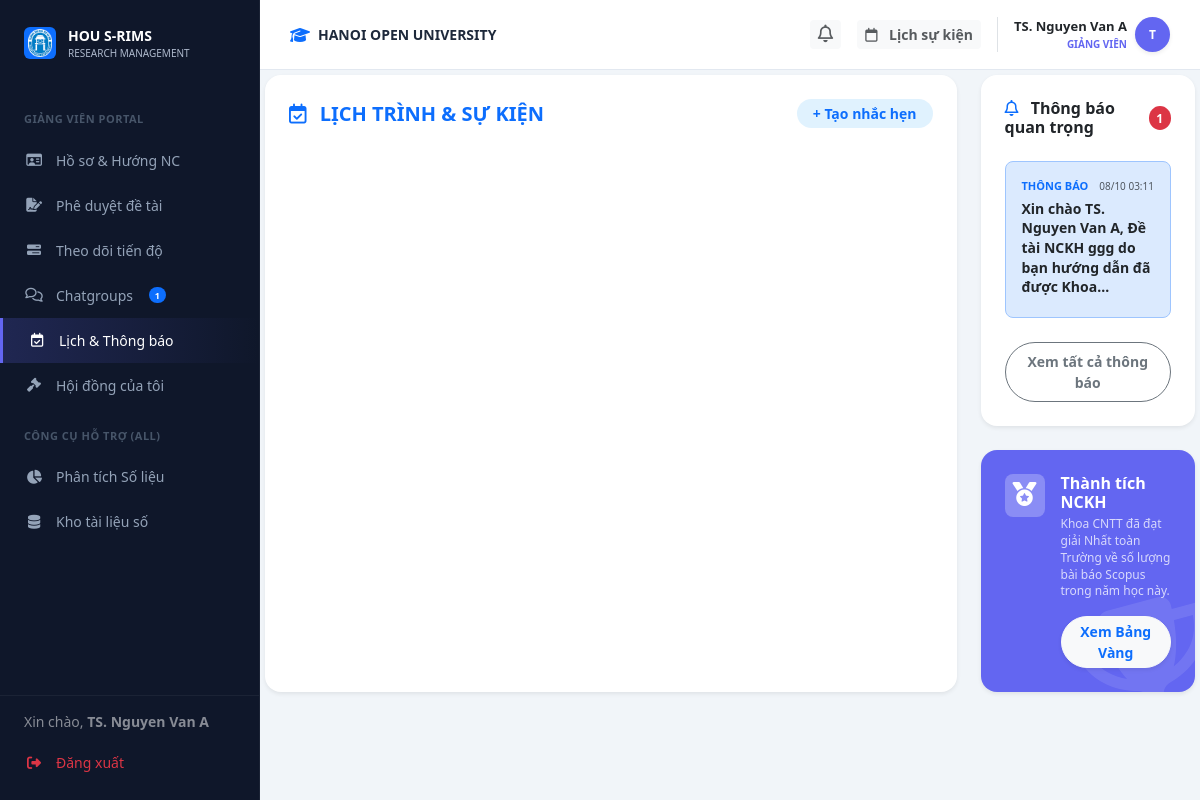
Before: /lecturer/calendar (signed in) with the older database file.
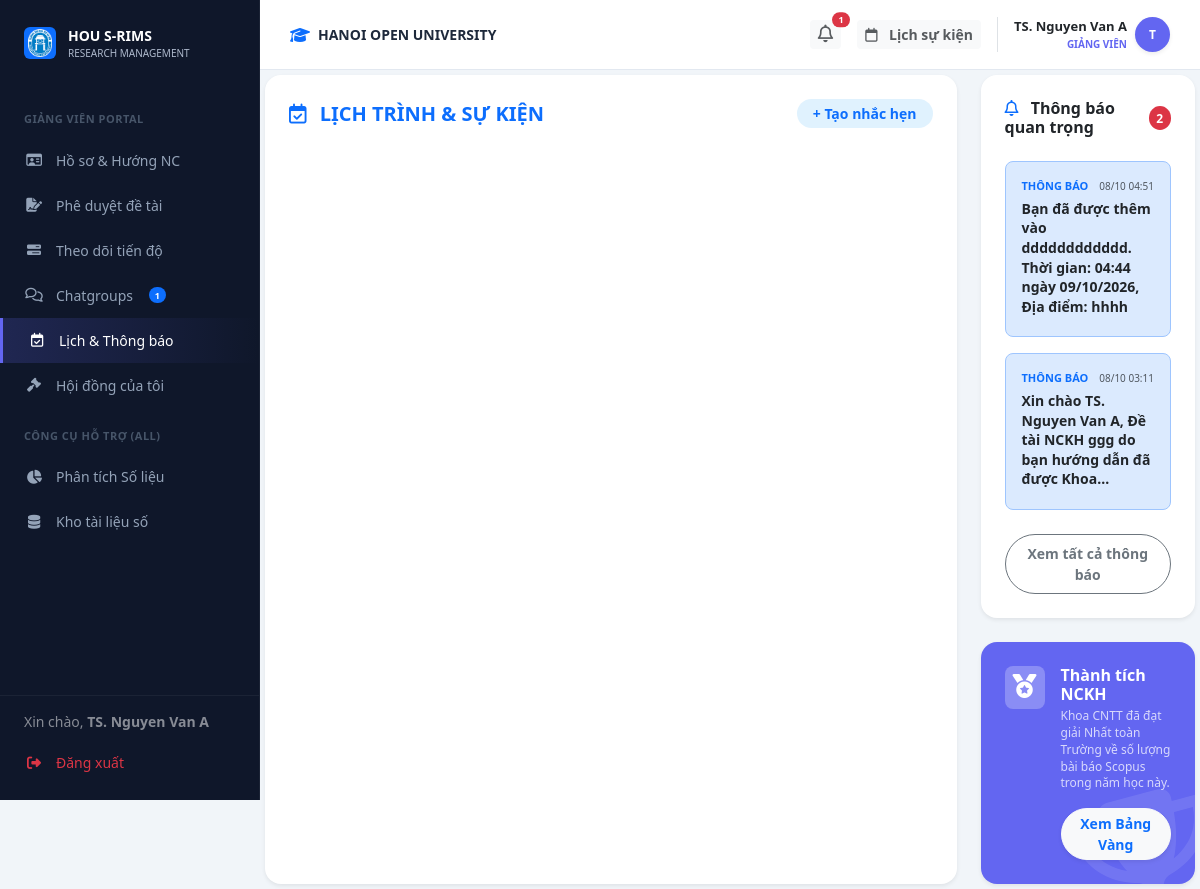
After: the same page with the newer database file.
### models.py (models this page shows)
class User(db.Model):
    __tablename__ = 'users'
    id = db.Column(db.Integer, primary_key=True)
    username = db.Column(db.String(50), unique=True, nullable=False)
    password_hash = db.Column(db.String(128), nullable=False)
    full_name = db.Column(db.String(100), nullable=False)
    email = db.Column(db.String(120), unique=True, nullable=False)
    phone = db.Column(db.String(20), nullable=True)
    bio = db.Column(db.Text, nullable=True)
    role = db.Column(db.String(20), nullable=False) # Admin, Lecturer, Student
    student_id = db.Column(db.String(20), nullable=True)   # MSSV for students
    faculty = db.Column(db.String(100), nullable=True)      # faculty / department
    topics_mentored = db.relationship('Topic', backref='mentor', lazy=True)
    group_memberships = db.relationship('GroupMember', backref='student', lazy=True)

class Notification(db.Model):
    __tablename__ = 'notifications'
    id = db.Column(db.Integer, primary_key=True)
    user_id = db.Column(db.Integer, db.ForeignKey('users.id'), nullable=False)
    content = db.Column(db.String(255), nullable=False)
    is_read = db.Column(db.Boolean, default=False)
    created_at = db.Column(db.DateTime, default=datetime.utcnow)

### routes/lecturer_bp.py (the view)
@lecturer_bp.route('/calendar')
def calendar():
    user_id = session.get('user_id')
    my_topics = Topic.query.join(Batch).filter(Topic.mentor_id == user_id, Topic.status == 'approved', Batch.status == 'active').all()
    return render_template('lecturer/calendar.html', my_topics=my_topics)

### routes/lecturer_bp.py (called while the page is built)
@lecturer_bp.before_request
def require_lecturer():
    if session.get('role') != 'lecturer':
        return redirect(url_for('auth.login'))

### templates/lecturer/calendar.html (shortened to what this page needs)
{% extends "layouts/lecturer_layout.html" %}
{% block lecturer_content %}
<div id="view-l-calendar" class="fade-in ">
                <div class="row g-4">
                    <div class="col-xl-9 col-lg-8 col-12">
                        <div class="card border-0 shadow-sm rounded-4 p-4 h-100" style="min-width: 0;">
                            <div class="d-flex justify-content-between align-items-center mb-4">
                                <h5 class="fw-bold mb-0 text-primary"><i class="fa-regular fa-calendar-check me-2"></i> LỊCH TRÌNH & SỰ KIỆN</h5>
                                <button class="btn btn-primary-subtle text-primary fw-bold btn-sm rounded-pill px-3" data-bs-toggle="modal" data-bs-target="#modalCreateEvent">
                                    + Tạo nhắc hẹn
                                </button>
                            </div>
                            <div id="calendar" style="min-height: 500px;"></div>
                        </div>
                    </div>
                    <div class="col-xl-3 col-lg-4 col-12 d-flex flex-column gap-4">
                        <div class="card border-0 shadow-sm rounded-4 p-4">
                            <h6 class="fw-bold mb-4 d-flex justify-content-between align-items-center">
                                <span><i class="fa-regular fa-bell me-2 text-primary"></i> Thông báo quan trọng</span>
                                {% if notifications and notifications|length > 0 %}
                                <span class="badge bg-danger rounded-circle small" style="width: 24px; height: 24px; line-height: 18px;">{{ notifications|length }}</span>
                                {% endif %}
                            </h6>
                            {% if notifications %}
                                {% for notif in notifications[:5] %}
                                <div class="p-3 rounded-3 mb-3 bg-primary-subtle bg-opacity-25 border border-primary-subtle cursor-pointer notif-card-item" onclick="readNotification({{ notif.id }}, decodeURIComponent('{{ notif.content | urlencode }}'), false)">
                                    <div class="d-flex align-items-center gap-2 mb-1">
                                        <span class="fw-bold text-primary" style="font-size: 11px;">THÔNG BÁO</span>
                                        <span class="text-muted ms-auto" style="font-size: 10px;">{{ notif.created_at.strftime('%d/%m %H:%M') if notif.created_at else '' }}</span>
                                    </div>
                                    <div class="fw-bold text-dark small mb-1" style="line-height: 1.4;">
                                        {{ notif.content | striptags | truncate(80) | safe }}
                                    </div>
                                </div>
                                {% endfor %}
                            {% else %}
                                <div class="text-muted small text-center py-3">Không có thông báo mới</div>
                            {% endif %}
                            <button class="btn btn-outline-secondary rounded-pill w-100 fw-bold btn-sm py-2 mt-2" onclick="showAllNotifications()">Xem tất cả thông báo</button>
                        </div>
                        <div class="card border-0 shadow-sm rounded-4 p-4 text-white position-relative overflow-hidden mt-auto" style="background-color: #6366f1;">
                            <div class="d-flex align-items-start gap-3 position-relative" style="z-index: 2;">
                                <div class="bg-white bg-opacity-25 p-2 rounded-3">
                                    <i class="fa-solid fa-medal fs-4 text-white"></i>
                                </div>
                                <div>
                                    <h6 class="fw-bold mb-1">Thành tích NCKH</h6>
                                    <p class="small opacity-75 mb-3" style="font-size: 12px; line-height: 1.4;">Khoa CNTT đã đạt giải Nhất toàn Trường về số lượng bài báo Scopus trong năm học này.</p>
                                    <button class="btn btn-light text-primary fw-bold rounded-pill w-100 btn-sm shadow-sm">Xem Bảng Vàng</button>
                                </div>
                            </div>
                        </div>
                    </div>
                </div>
        </div>
{% endblock %}

### templates/layouts/lecturer_layout.html (shortened to what this page needs)
{% extends "base.html" %}
{% block content %}
        <div class="top-bar">
            <div class="d-flex align-items-center gap-2">
                <i class="fa-solid fa-graduation-cap text-primary"></i>
                <span class="fw-bold text-uppercase small">HANOI OPEN UNIVERSITY</span>
            </div>
            <div class="d-flex align-items-center gap-3">
                <div class="dropdown">
                    <button class="btn btn-light border-0 btn-sm fw-bold text-muted position-relative" type="button" data-bs-toggle="dropdown" aria-expanded="false">
                        <i class="fa-regular fa-bell" style="font-size: 1.1rem;"></i>
                        {% set unread_count = notifications|selectattr('is_read', 'equalto', false)|list|length %}
                        {% if unread_count > 0 %}
                        <span class="position-absolute top-0 start-100 translate-middle badge rounded-pill bg-danger" style="font-size: 9px; min-width: 18px;">
                            {{ unread_count }}
                        </span>
                        {% endif %}
                    </button>
                </div>
                <a class="btn btn-light border-0 btn-sm fw-bold text-muted" href="/lecturer/calendar">
                    <i class="fa-regular fa-calendar me-2"></i> Lịch sự kiện
                </a>
                <div class="dropdown border-start ps-3">
                    <div class="d-flex align-items-center gap-2 cursor-pointer dropdown-toggle no-arrow" data-bs-toggle="dropdown">
                        <div class="text-end">
                            <div class="fw-bold text-dark" style="font-size: 13px;">
                                {{ current_user.full_name if current_user else 'Giảng Viên' }}
                            </div>
                            <div class="fw-bold text-uppercase" style="font-size: 10px; color: #6366f1 !important;">
                                GIẢNG VIÊN
                            </div>
                        </div>
                        <div class="rounded-circle text-white d-flex align-items-center justify-content-center fw-bold shadow-sm" style="width: 35px; height: 35px; font-size: 12px; background: #6366f1 !important;">
                            {{ current_user.full_name[0] | upper if current_user and current_user.full_name else 'G' }}
                        </div>
                    </div>
                </div>
            </div>
        </div>
    <div class="content-area flex-grow-1 d-flex flex-column">
<div class="content-body flex-grow-1 d-flex flex-column">
{% block lecturer_content %}{% endblock %}
</div>
</div>
                            {% set has_topic = false %}
{% endblock %}

### templates/base.html (shortened to what this page needs)
<!DOCTYPE html>
<html lang="vi">
<head>
    <link href="https://cdn.jsdelivr.net/npm/bootstrap@5.3.0/dist/css/bootstrap.min.css" rel="stylesheet">
    <link rel="stylesheet" href="https://cdnjs.cloudflare.com/ajax/libs/font-awesome/6.4.0/css/all.min.css">
    <link rel="stylesheet" href="{{ url_for('static', filename='assets/css/style.css') }}?v=2">
    <link href="https://cdn.jsdelivr.net/npm/sweetalert2@11/dist/sweetalert2.min.css" rel="stylesheet">
    <link href="https://cdn.jsdelivr.net/npm/quill@1.3.6/dist/quill.snow.css" rel="stylesheet">
</head>
<body>
    <div class="toast-container position-fixed bottom-0 end-0 p-3" style="z-index: 1100">
    </div>
    {% include 'components/sidebar.html' %}
    <div class="main-content d-flex flex-column">
        {% block content %}
        {% endblock %}
    </div>
</body>
</html>

### templates/components/sidebar.html (shortened to what this page needs)
<div class="sidebar">
    <div class="sidebar-logo">
        <div class="d-flex align-items-center justify-content-center bg-primary rounded p-1" style="width: 32px; height: 32px;">
            <img src="{{ url_for('static', filename='assets/images/logo.png') }}" alt="" style="max-width:100%;">
        </div>
        <div>
            <div class="fw-bold text-white" style="font-size: 14px;">HOU S-RIMS</div>
            <div style="font-size: 10px; color: #aeb9cc;">RESEARCH MANAGEMENT</div>
        </div>
    </div>
    <div class="sidebar-menu-wrapper" style="flex: 1; overflow-y: auto; padding-bottom: 100px;">
    {% if session.get('role') == 'lecturer' %}
    <div class="menu-category">GIẢNG VIÊN PORTAL</div>
    <a href="{{ url_for('lecturer.dashboard') }}" class="nav-link {{ 'active-purple' if request.endpoint == 'lecturer.dashboard' else '' }}">
        <i class="fa-regular fa-id-card"></i> Hồ sơ & Hướng NC
    </a>
    <a href="{{ url_for('lecturer.approve') }}" class="nav-link {{ 'active-purple' if request.endpoint == 'lecturer.approve' else '' }}">
        <i class="fa-solid fa-file-signature"></i> Phê duyệt đề tài
    </a>
    <a href="{{ url_for('lecturer.progress') }}" class="nav-link {{ 'active-purple' if request.endpoint == 'lecturer.progress' else '' }}">
        <i class="fa-solid fa-bars-progress"></i> Theo dõi tiến độ
    </a>
    <a href="{{ url_for('lecturer.chat') }}" class="nav-link {{ 'active-purple' if request.endpoint == 'lecturer.chat' else '' }}">
        <i class="fa-regular fa-comments"></i> Chatgroups
        {% set group_count = global_my_groups_count if global_my_groups_count is defined else (my_groups | length if my_groups is defined else 0) %}
        {% if group_count > 0 %}<span class="badge bg-primary rounded-pill ms-1" style="font-size: 9px;">{{ group_count }}</span>{% endif %}
    </a>
    <a href="{{ url_for('lecturer.calendar') }}" class="nav-link {{ 'active-purple' if request.endpoint == 'lecturer.calendar' else '' }}">
        <i class="fa-regular fa-calendar-check"></i> Lịch & Thông báo
    </a>
    <a href="{{ url_for('lecturer.council') }}" class="nav-link {{ 'active-purple' if request.endpoint == 'lecturer.council' else '' }}">
        <i class="fa-solid fa-gavel"></i> Hội đồng của tôi
    </a>
    {% endif %}
    <div class="menu-category">CÔNG CỤ HỖ TRỢ (ALL)</div>
    <a href="{{ url_for('web.analysis_page') }}" class="nav-link {{ 'active-main' if request.endpoint == 'web.analysis_page' else '' }}">
        <i class="fa-solid fa-chart-pie"></i> Phân tích Số liệu
    </a>
    <a href="{{ url_for('web.repository_page') }}" class="nav-link {{ 'active-main' if request.endpoint == 'web.repository_page' else '' }}">
        <i class="fa-solid fa-database"></i> Kho tài liệu số
    </a>
    </div>
    <div class="sidebar-footer" style="position: absolute; bottom: 0; left: 0; right: 0; background: var(--sidebar-bg); border-top: 1px solid rgba(255,255,255,0.05); padding: 15px 0;">
        <div class="px-4 mb-2 text-white small opacity-50">
            Xin chào, <strong>{{ session.get('user_name', 'Khách') }}</strong>
        </div>
        <a href="{{ url_for('auth.logout') }}" class="nav-link text-danger">
            <i class="fa-solid fa-right-from-bracket"></i> Đăng xuất
        </a>
    </div>
</div>

### static/assets/css/style.css (style rules this page uses)
:root { --primary-blue: #2563eb; --primary-purple: #6366f1; --student-gradient: linear-gradient(135deg, #6366f1 0%, #8b5cf6 100%); --rank-a: #10b981; --rank-b: #3b82f6; --rank-c: #f59e0b; --rank-d: #94a3b8; --sidebar-bg: #0f172a; --sidebar-text: #94a3b8; --bg-body: #f1f5f9; --text-dark: #1e293b; --text-gray: #64748b; --border-color: #e2e8f0; }
* { box-sizing: border-box; }
body { background-color: var(--bg-body); font-family: 'Segoe UI', system-ui, -apple-system, sans-serif; color: var(--text-dark); overflow-x: hidden; margin: 0; }
a { text-decoration: none !important; }
.sidebar { background-color: var(--sidebar-bg); width: 260px; height: 100vh; position: fixed; top: 0; left: 0; z-index: 1000; padding-top: 25px; display: flex; flex-direction: column; border-right: 1px solid rgba(255,255,255,0.05); }
.sidebar-logo { padding: 0 24px 30px; display: flex; align-items: center; gap: 12px; }
.menu-category { font-size: 11px; text-transform: uppercase; color: #475569; padding: 0 24px; margin-bottom: 10px; margin-top: 20px; font-weight: 700; letter-spacing: 0.5px; }
.nav-link { color: var(--sidebar-text); padding: 12px 24px; display: flex; align-items: center; gap: 12px; font-size: 14px; font-weight: 500; transition: all 0.2s ease; }
.nav-link i { width: 20px; text-align: center; }
.nav-link.active-purple { background: linear-gradient(90deg, rgba(99, 102, 241, 0.2) 0%, transparent 100%); color: #fff; border-left: 3px solid var(--primary-purple); }
.main-content { margin-left: 260px; width: calc(100% - 260px); min-height: 100vh; display: flex; flex-direction: column; }
.top-bar { background: #fff; height: 70px; padding: 0 30px; display: flex; align-items: center; justify-content: space-between; border-bottom: 1px solid var(--border-color); position: sticky; top: 0; z-index: 900; }
.no-arrow::after { display: none !important; }
.content-area { padding: 5px; position: relative; flex: 1; display: flex; flex-direction: column; }
.content-body { flex: 1; display: flex; flex-direction: column; }
.stat-card, .card { background: #fff; border-radius: 16px; border: 1px solid #f1f5f9; box-shadow: 0 4px 6px -1px rgba(0, 0, 0, 0.02); transition: transform 0.2s; }
.bg-primary-subtle { background-color: #dbeafe !important; color: #1e40af !important; }
.btn-primary-subtle { background-color: #e0f2fe; color: #0284c7; border: none; font-weight: 600; }
.cursor-pointer { cursor: pointer; }
.fade-in { animation: fadeIn 0.4s ease-out forwards; }
.sidebar-logo img { max-width: 100%; height: auto; max-height: 50px; object-fit: contain; }
.notif-card-item { transition: transform 0.2s; }

Changed rows visible on the page:
added Notification: created_at "08/10 04:51", content "Bạn đã được thêm vào dddddddddddd. Thời gian: 04:44 ngày 09/10/2026, Địa điểm: hhhh"
Other visible differences:
{{ unread_count }}: (not shown) → "1"
{{ notifications|length }}: "1" → "2"
